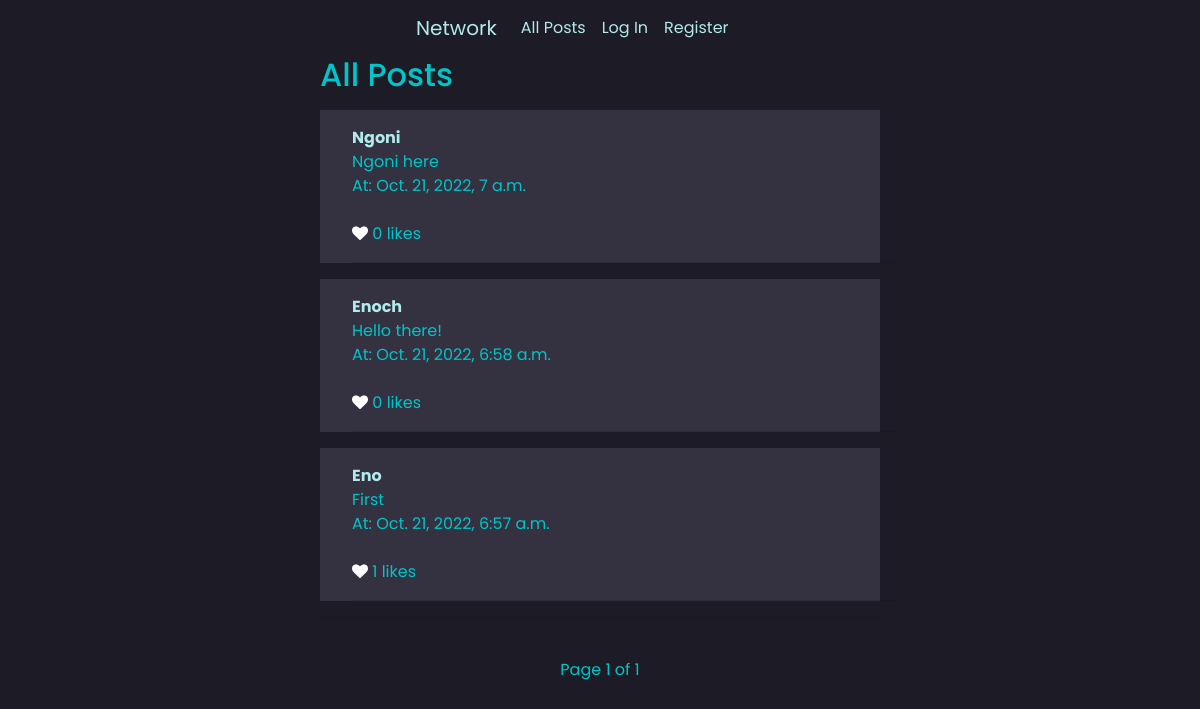
The app's page /, older data.
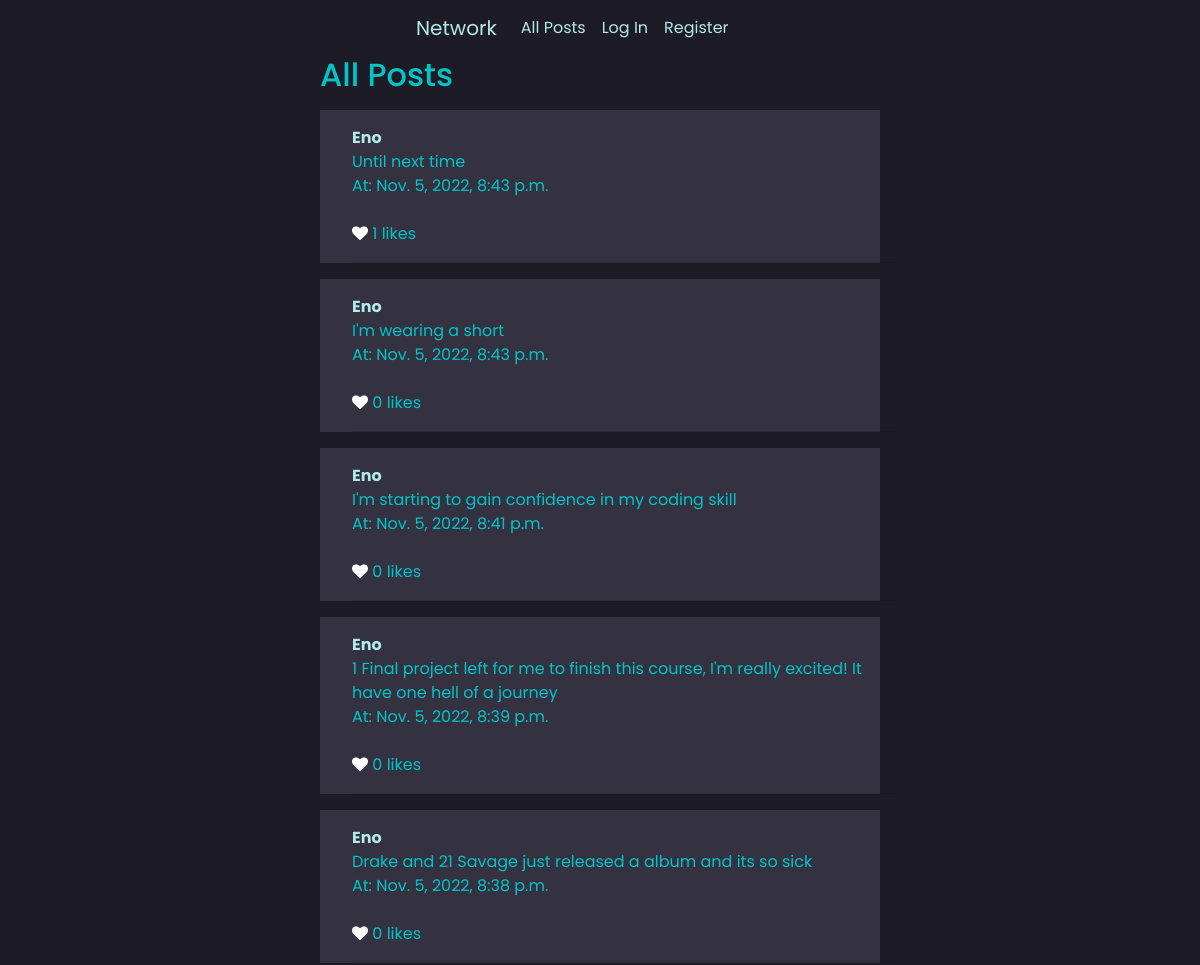
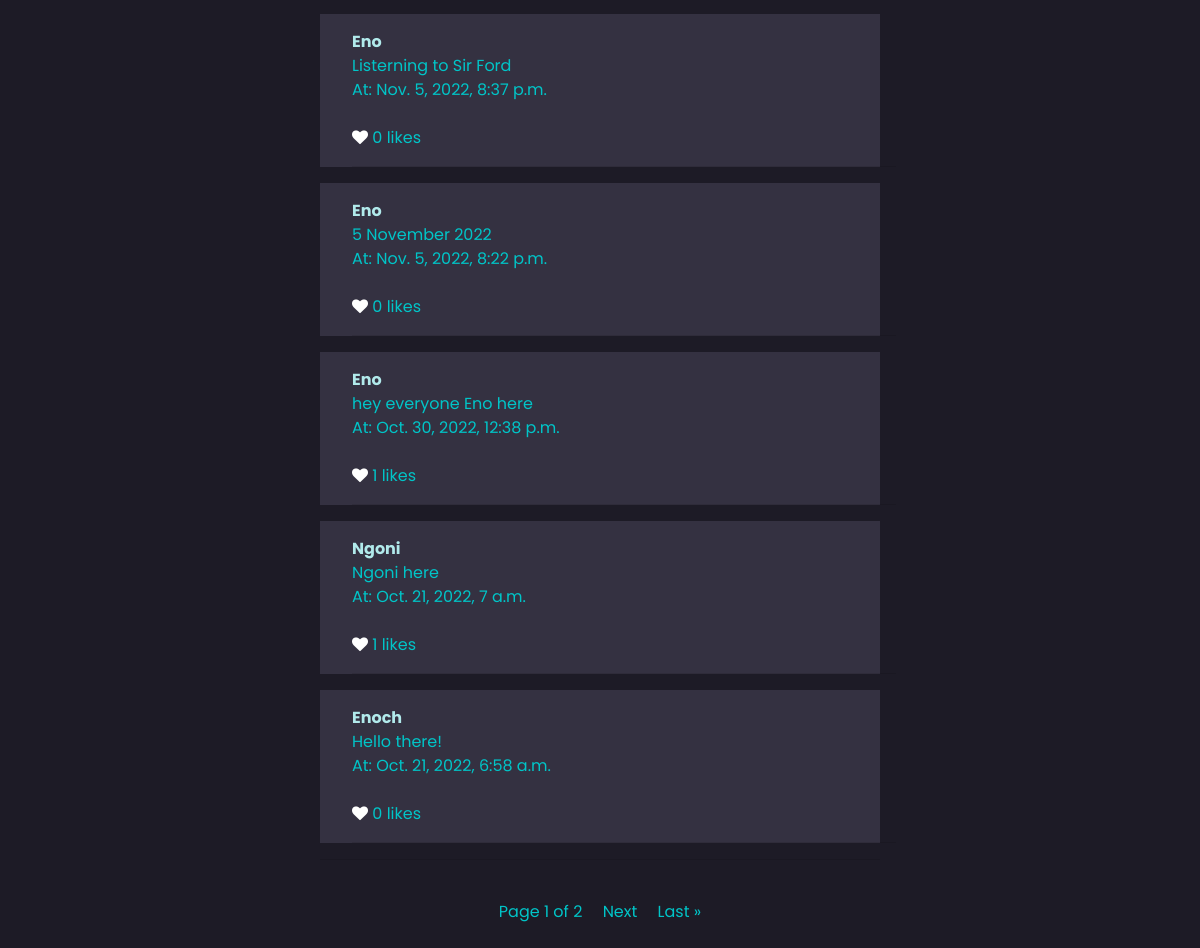
The same page, newer data (2 pictures, top to bottom).
### network/models.py (models this page shows, shortened)
class Post(models.Model):
    body = models.TextField()
    author = models.ForeignKey("User", on_delete=models.CASCADE, related_name="posts")
    date = models.DateTimeField(auto_now_add = True)
    likes = models.ManyToManyField("User", related_name="post_likes")
    def total_likes(self):
        return self.likes.count()

class User(AbstractUser):
    pass

### network/views.py (the view)
# urls.py: path("", views.index, name="index"),
def index(request):
    posts = Post.objects.all().order_by('-date')
    paginator = Paginator(posts, 10)
    page = request.GET.get('page')
    post = paginator.get_page(page)
    return render(request, "network/index.html", {
        "post": post
    })

### network/templates/network/index.html (shortened to what this page needs)
{% extends "network/layout.html" %}
{% load static %}
{% block body %}
<h2>All Posts</h2>
    {% for post in post %}
    <div class="post_item index_post" value="{{post.id}}">
        <div class="container">
        <strong><a href="{% url 'profile' post.author %}">{{post.author}}</a></strong>
        <div class="post-body">
           <div class="original">{{ post.body }}</div>
           <div class="time">At: {{ post.date }}</div>
        </div>
        <br>
        <div class="like-post">
            <form>
                {% if request.user in post.likes.all %}
                <i class="fa fa-heart like-btn" id="{{post.id}}" style="color:red"></i>
                {% else %}
                <i class="fa fa-heart like-btn" id="{{post.id}}" style="color:white"></i>
                {% endif %}
                <span class="likes-count">{{ post.total_likes }}</span> likes
            </form>
        </div>
        <hr>
        </div>
    </div>
    {% endfor %}
    <center>
        <hr><br>
        Page {{ post.number }} of {{ post.paginator.num_pages }}
        {% if post.has_next %}
        <a id="next" href="?page={{ post.next_page_number }}">Next</a>
        <a id="last" href="?page={{ post.paginator.num_pages }}">Last &raquo</a>
        {% endif %}
        <br>
        <br>
    </center>
{% endblock %}

Row changes from the older to the newer data that the page shows:
no longer on this page (row unchanged): Post: author "Eno", body "First", date "Oct. 21, 2022, 6:57 a.m.", total_likes "1"
added Post: author "Eno", body "Until next time", date "Nov. 5, 2022, 8:43 p.m.", total_likes "1"
added Post: author "Eno", body "I'm wearing a short", date "Nov. 5, 2022, 8:43 p.m.", total_likes "0"
added Post: author "Eno", body "I'm starting to gain confidence in my coding skill", date "Nov. 5, 2022, 8:41 p.m.", total_likes "0"
added Post: author "Eno", body "1 Final project left for me to finish this course, I'm really excited! It have one hell of a journey", date "Nov. 5, 2022, 8:39 p.m.", total_likes "0"
added Post: author "Eno", body "Drake and 21 Savage just released a album and its so sick", date "Nov. 5, 2022, 8:38 p.m.", total_likes "0"
added Post: author "Eno", body "Listerning to Sir Ford", date "Nov. 5, 2022, 8:37 p.m.", total_likes "0"
added Post: author "Eno", body "5 November 2022", date "Nov. 5, 2022, 8:22 p.m.", total_likes "0"
added Post: author "Eno", body "hey everyone Eno here", date "Oct. 30, 2022, 12:38 p.m.", total_likes "1"
computed for Post "Ngoni here": total_likes "0" → "1"
Text that changed along with them:
{{ post.paginator.num_pages }}: "1" → "2"
text now shown: "Next Last »"
